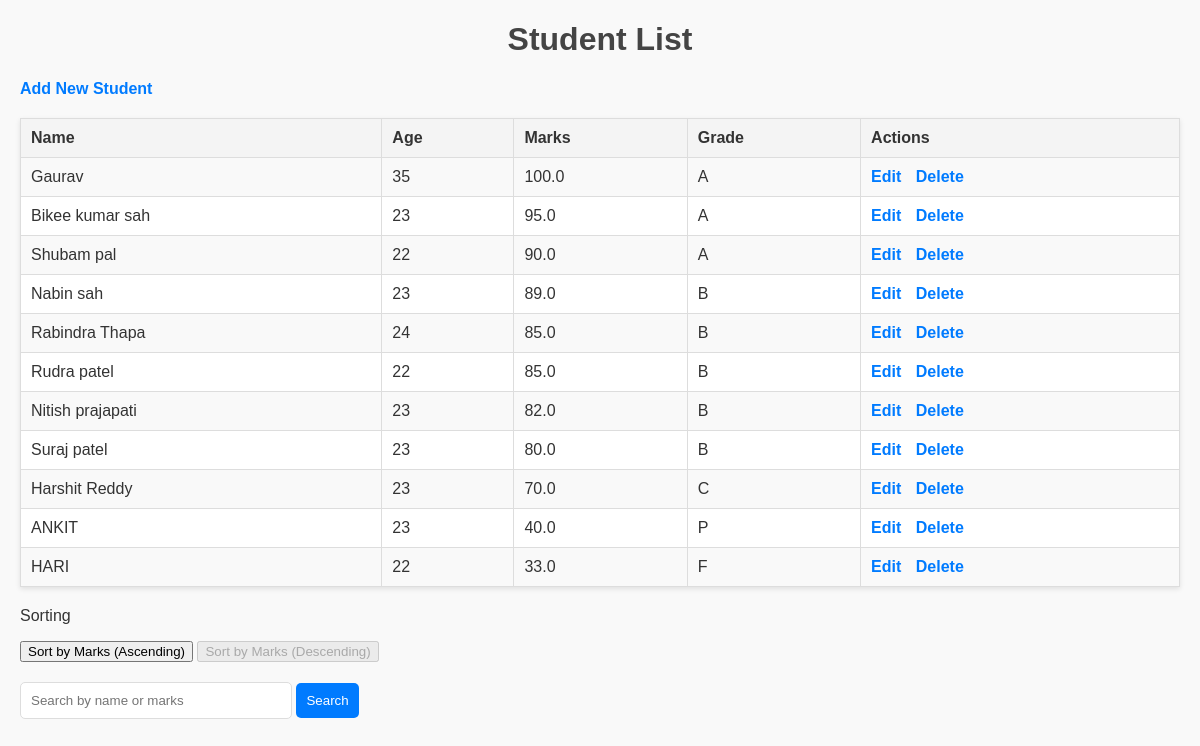
The page / on the database its author committed.
### students/models.py (models this page shows, shortened)
class Student(models.Model):
    name = models.CharField(max_length=100)
    age = models.IntegerField()
    marks = models.FloatField()
    grade = models.CharField(max_length=2)

### students/views.py (the view)
# urls.py: path('', views.student_list, name='student_list'),
def student_list(request):
    sort_order = request.GET.get('sort_order', 'desc')  # Default sorting order
    search_query = request.GET.get('search_query', '')  # Get search query if provided
    if search_query:
        students = Student.objects.filter(name__icontains=search_query) | Student.objects.filter(marks__icontains=search_query)
    else:
        students = Student.objects.all()
    if sort_order == 'asc':
        students = students.order_by('marks')
    else:
        students = students.order_by('-marks')
    return render(request, 'student_list.html', {'students': students, 'sort_order': sort_order, 'search_query': search_query})

### students/templates/student_list.html (shortened to what this page needs)
<!DOCTYPE html>
<html lang="en">
<head>
</head>
<body>
    <h1>Student List</h1>
    <a href="{% url 'add_student' %}">Add New Student</a>
    <table>
        <tr>
            <th>Name</th>
            <th>Age</th>
            <th>Marks</th>
            <th>Grade</th>
            <th>Actions</th>
        </tr>
        {% for student in students %}
        <tr>
            <td>{{ student.name }}</td>
            <td>{{ student.age }}</td>
            <td>{{ student.marks}}</td>
            <td>{{ student.grade }}</td>
            <td class="actions">
                <a href="{% url 'edit_student' student.pk %}">Edit</a>
                <a href="{% url 'delete_student' student.pk %}">Delete</a>
            </td>
        </tr>
        {% endfor %}
    </table>
    <p>Sorting</p>
    <div>
        <a href="?sort_order=asc">
            <button {% if sort_order == 'asc' %}disabled{% endif %}>Sort by Marks (Ascending)</button>
        </a>
        <a href="?sort_order=desc">
            <button {% if sort_order == 'desc' %}disabled{% endif %}>Sort by Marks (Descending)</button>
        </a>
    </div>
    <div class="search-form">
        <form method="GET" action="{% url 'student_list' %}">
            <input type="text" name="search_query" placeholder="Search by name or marks" value="{{ search_query }}">
            <button type="submit">Search</button>
        </form>
    </div>
</body>
</html>

### students/templates/student_list.html (style rules this page uses)
body { font-family: Arial, sans-serif; margin: 20px; background-color: #f9f9f9; color: #333; }
h1 { text-align: center; color: #444; }
a { text-decoration: none; color: #007bff; font-weight: bold; }
table { width: 100%; border-collapse: collapse; margin: 20px 0; background-color: #fff; box-shadow: 0 2px 5px rgba(0, 0, 0, 0.1); }
th, td { padding: 10px; text-align: left; border: 1px solid #ddd; }
th { background-color: #f4f4f4; color: #333; }
tr:nth-child(even) { background-color: #f9f9f9; }
.actions a { margin-right: 10px; }
.search-form { margin: 20px 0; }
.search-form input { padding: 10px; width: 250px; border: 1px solid #ddd; border-radius: 5px; }
.search-form button { padding: 10px; background-color: #007bff; color: white; border: none; border-radius: 5px; cursor: pointer; }

### rows shown on the page
Student: name "Gaurav", age "35", marks "100.0", grade "A"
Student: name "Bikee kumar sah", age "23", marks "95.0", grade "A"
Student: name "Shubam pal", age "22", marks "90.0", grade "A"
Student: name "Nabin sah", age "23", marks "89.0", grade "B"
Student: name "Rabindra Thapa", age "24", marks "85.0", grade "B"
Student: name "Rudra patel", age "22", marks "85.0", grade "B"
Student: name "Nitish prajapati", age "23", marks "82.0", grade "B"
Student: name "Suraj patel", age "23", marks "80.0", grade "B"
Student: name "Harshit Reddy", age "23", marks "70.0", grade "C"
Student: name "ANKIT", age "23", marks "40.0", grade "P"
Student: name "HARI", age "22", marks "33.0", grade "F"
